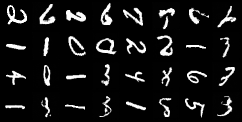
#> input picture outputs/guided_standard_disc_scale2.0.png, 242 x 122 px; its folder holds 4 pictures in this run
$ jupyter execute --allow-errors ratio_guidance_light_colab.ipynb   (shell and % lines are left out)
#> lines starting #> are read from the running program, lines starting #| are printed output that depends on the picture
# Ratio Guidance (Lightweight) - Training Demo

This notebook demonstrates the complete training pipeline for ratio-guided diffusion on MNIST.

**Runtime:** Approximately 30-40 minutes on Colab GPU

[](https://colab.research.google.com/github/foubari/ratio-guidance-light/blob/main/ratio_guidance_light_colab.ipynb)

## Setup

[cell 1]
# Clone repository
%cd ratio-guidance-light

[cell 2]
# Install dependencies

[cell 3]
# Verify installation

## Step 1: Train Diffusion Models

Train two DDPM models - one on standard MNIST, one on 90° rotated MNIST.

**Time:** ~10 minutes each on Colab GPU

[cell 4]
# Train standard MNIST diffusion model

[cell 5]
# Train rotated MNIST diffusion model

## Step 2: Train Ratio Estimator

Train the density-ratio estimator to enable guided sampling.

**Time:** ~5 minutes on Colab GPU

[cell 6]
# Train ratio estimator with discriminator loss

## Step 3: Generate Samples

### Unconditional Sampling

[cell 7]
# Generate unconditional samples

[cell 8]
# Display unconditional samples
from PIL import Image
import matplotlib.pyplot as plt

#> (the rest of this cell did not finish here and is left out)

### Guided Sampling

[cell 9]
# Generate guided samples with different guidance scales
for scale in [0.5, 1.0, 2.0, 5.0]:
    print(f"\n=== Guidance Scale: {scale} ===")
    !python src/sample.py \
#> this loop made 4 passes
#> scale on passes 1, 4: 0.5, 5
#| === Guidance Scale: 0.5 ===
#| === Guidance Scale: 1.0 ===
#| === Guidance Scale: 2.0 ===
#| === Guidance Scale: 5.0 ===

[cell 10]
# Display guided samples at different scales
import glob
from PIL import Image
import matplotlib.pyplot as plt

guided_files = sorted(glob.glob('outputs/guided_*.png'))

fig, axes = plt.subplots(len(guided_files), 1, figsize=(15, 5*len(guided_files)))
if len(guided_files) == 1:
    axes = [axes]

for ax, file in zip(axes, guided_files):
    img = Image.open(file)
#> img is the input picture: PIL image 242x122 RGB; min 0, max 255, mean 23.7
    ax.imshow(img)
    ax.axis('off')
    # Extract guidance scale from filename
    scale = file.split('scale')[-1].split('.')[0]
    ax.set_title(f'Guided Samples (scale={scale})', fontsize=14)

plt.tight_layout()
plt.show()
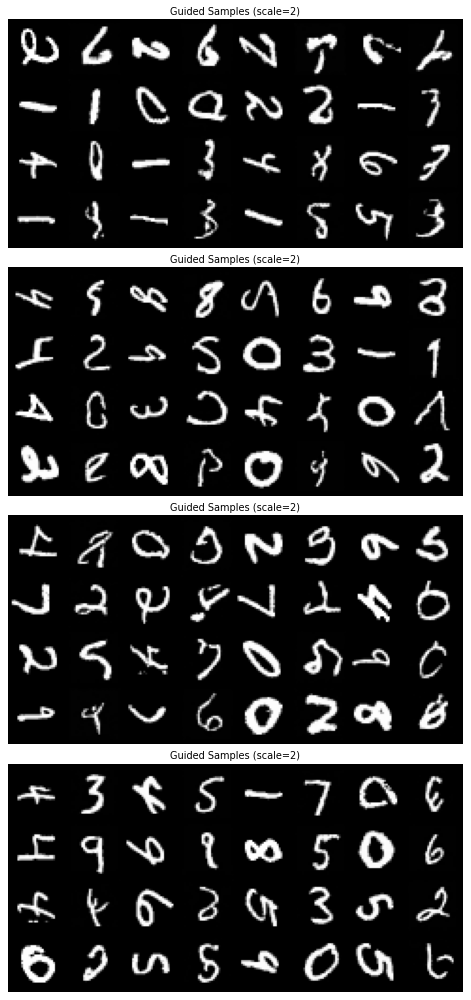
#> figure drawn by matplotlib, 4 panels

print("\nTop row: Condition (rotated)")
print("Bottom row: Generated (standard)")
